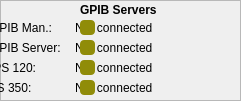
   <widget class="QFrame" name="remoteGPIBFrame">
    <property name="geometry">
     <rect>
      <x>250</x>
      <y>330</y>
      <width>241</width>
      <height>101</height>
     </rect>
    </property>
    <property name="styleSheet">
     <string notr="true">#remoteGPIBFrame{
border: 1px solid rgb(168,168,168);
border-radius: 5px
}</string>
    </property>
    <property name="frameShape">
     <enum>QFrame::StyledPanel</enum>
    </property>
    <property name="frameShadow">
     <enum>QFrame::Raised</enum>
    </property>
    <widget class="QLabel" name="label_remoteGPIBServer_status">
     <property name="geometry">
      <rect>
       <x>75</x>
       <y>40</y>
       <width>121</width>
       <height>15</height>
      </rect>
     </property>
     <property name="styleSheet">
      <string notr="true">#label_SerialServer_status{
color:rgb(168,168,168);
qproperty-alignment: 'AlignVCenter | AlignCenter';
}</string>
     </property>
     <property name="text">
      <string>Not connected</string>
     </property>
    </widget>
    <widget class="QLabel" name="label_SerialServer_4">
     <property name="geometry">
      <rect>
       <x>-10</x>
       <y>40</y>
       <width>80</width>
       <height>15</height>
      </rect>
     </property>
     <property name="styleSheet">
      <string notr="true"/>
     </property>
     <property name="text">
      <string>GPIB Server:</string>
     </property>
    </widget>
    <widget class="QPushButton" name="push_remoteGPIBServer">
     <property name="geometry">
      <rect>
       <x>80</x>
       <y>40</y>
       <width>15</width>
       <height>15</height>
      </rect>
     </property>
     <property name="styleSheet">
      <string notr="true">#push_remoteGPIBServer{
background: rgb(144, 140, 9);
 border-radius: 4px;
}</string>
     </property>
     <property name="text">
      <string/>
     </property>
    </widget>
    <widget class="QLabel" name="label_8">
     <property name="geometry">
      <rect>
       <x>80</x>
       <y>0</y>
       <width>81</width>
       <height>20</height>
      </rect>
     </property>
     <property name="font">
      <font>
       <pointsize>9</pointsize>
       <weight>75</weight>
       <bold>true</bold>
      </font>
     </property>
     <property name="text">
      <string>GPIB Servers</string>
     </property>
    </widget>
    <widget class="QPushButton" name="push_IPS120">
     <property name="geometry">
      <rect>
       <x>80</x>
       <y>60</y>
       <width>15</width>
       <height>15</height>
      </rect>
     </property>
     <property name="styleSheet">
      <string notr="true">#push_IPS120{
background: rgb(144, 140, 9);
 border-radius: 4px;
}</string>
     </property>
     <property name="text">
      <string/>
     </property>
    </widget>
    <widget class="QLabel" name="label_IPS120_status">
     <property name="geometry">
      <rect>
       <x>75</x>
       <y>60</y>
       <width>121</width>
       <height>15</height>
      </rect>
     </property>
     <property name="styleSheet">
      <string notr="true">#label_DataVault_status{
color:rgb(168,168,168);
qproperty-alignment: 'AlignVCenter | AlignCenter';
}</string>
     </property>
     <property name="text">
      <string>Not connected</string>
     </property>
    </widget>
    <widget class="QLabel" name="label_DataVault_2">
     <property name="geometry">
      <rect>
       <x>-10</x>
       <y>60</y>
       <width>80</width>
       <height>15</height>
      </rect>
     </property>
     <property name="styleSheet">
      <string notr="true"/>
     </property>
     <property name="text">
      <string>IPS 120:</string>
     </property>
    </widget>
    <widget class="QLabel" name="label_LS350_status">
     <property name="geometry">
      <rect>
       <x>75</x>
       <y>80</y>
       <width>121</width>
       <height>15</height>
      </rect>
     </property>
     <property name="styleSheet">
      <string notr="true">#label_HF2LI_status{
color:rgb(168,168,168);
qproperty-alignment: 'AlignVCenter | AlignCenter';
}</string>
     </property>
     <property name="text">
      <string>Not connected</string>
     </property>
    </widget>
    <widget class="QPushButton" name="push_LS350">
     <property name="geometry">
      <rect>
       <x>80</x>
       <y>80</y>
       <width>15</width>
       <height>15</height>
      </rect>
     </property>
     <property name="styleSheet">
      <string notr="true">#push_LS350{
background:rgb(144, 140, 9);
border-radius: 4px;
}</string>
     </property>
     <property name="text">
      <string/>
     </property>
    </widget>
    <widget class="QLabel" name="label_HF2LI_2">
     <property name="geometry">
      <rect>
       <x>-10</x>
       <y>80</y>
       <width>80</width>
       <height>15</height>
      </rect>
     </property>
     <property name="styleSheet">
      <string notr="true"/>
     </property>
     <property name="text">
      <string>LS 350:</string>
     </property>
    </widget>
    <widget class="QPushButton" name="push_remoteGPIBMan">
     <property name="geometry">
      <rect>
       <x>80</x>
       <y>20</y>
       <width>15</width>
       <height>15</height>
      </rect>
     </property>
     <property name="styleSheet">
      <string notr="true">#push_remoteGPIBMan{
background: rgb(144, 140, 9);
 border-radius: 4px;
}</string>
     </property>
     <property name="text">
      <string/>
     </property>
    </widget>
    <widget class="QLabel" name="label_remoteGPIBMan_status">
     <property name="geometry">
      <rect>
       <x>75</x>
       <y>20</y>
       <width>121</width>
       <height>15</height>
      </rect>
     </property>
     <property name="styleSheet">
      <string notr="true">#label_DACADC_status{
color:rgb(168,168,168);
qproperty-alignment: 'AlignVCenter | AlignCenter';
}</string>
     </property>
     <property name="text">
      <string>Not connected</string>
     </property>
    </widget>
    <widget class="QLabel" name="label_DACADC_4">
     <property name="geometry">
      <rect>
       <x>-10</x>
       <y>20</y>
       <width>80</width>
       <height>15</height>
      </rect>
     </property>
     <property name="styleSheet">
      <string notr="true"/>
     </property>
     <property name="text">
      <string>GPIB Man.:</string>
     </property>
    </widget>
    <zorder>label_remoteGPIBMan_status</zorder>
    <zorder>label_IPS120_status</zorder>
    <zorder>label_remoteGPIBServer_status</zorder>
    <zorder>label_SerialServer_4</zorder>
    <zorder>push_remoteGPIBServer</zorder>
    <zorder>label_8</zorder>
    <zorder>push_IPS120</zorder>
    <zorder>label_DataVault_2</zorder>
    <zorder>label_LS350_status</zorder>
    <zorder>push_LS350</zorder>
    <zorder>label_HF2LI_2</zorder>
    <zorder>push_remoteGPIBMan</zorder>
    <zorder>label_DACADC_4</zorder>
   </widget>
